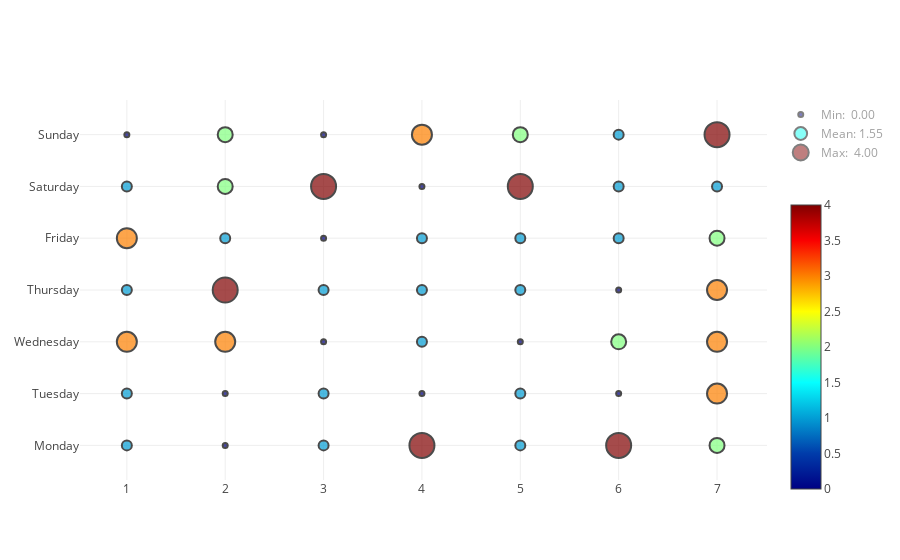

Notebook code cell kept with this figure:
### Code cell
d, l = punch_card(data['x'], data['y'], data['value'],debug=False)
plotly.offline.iplot(d, l)

### Figure 1 — Plotly figure (JSON) as saved in the notebook; plotly's stock layout.template omitted (floating-point values rounded to 4 significant figures)
{"data": [{"hoverinfo": "x+y+text", "marker": {"color": [1, 0, 1, 4, 1, 4, 2, 1, 0, 1, 0, 1, 0, 3, 3, 3, 0, 1, 0, 2, 3, 1, 4, 1, 1, 1, 0, 3, 3, 1, 0, 1, 1, 1, 2, 1, 2, 4, 0, 4, 1, 1, 0, 2, 0, 3, 2, 1, 4], "colorbar": {"len": 0.8, "y": 0.35}, "colorscale": "Jet", "line": {"color": "rgb(0, 0, 0)", "width": 2}, "showscale": true, "size": [10, 5, 10, 25, 10, 25, 15, 10, 5, 10, 5, 10, 5, 20, 20, 20, 5, 10, 5, 15, 20, 10, 25, 10, 10, 10, 5, 20, 20, 10, 5, 10, 10, 10, 15, 10, 15, 25, 5, 25, 10, 10, 5, 15, 5, 20, 15, 10, 25], "symbol": "circle"}, "mode": "markers", "showlegend": false, "text": [1, 0, 1, 4, 1, 4, 2, 1, 0, 1, 0, 1, 0, 3, 3, 3, 0, 1, 0, 2, 3, 1, 4, 1, 1, 1, 0, 3, 3, 1, 0, 1, 1, 1, 2, 1, 2, 4, 0, 4, 1, 1, 0, 2, 0, 3, 2, 1, 4], "type": "scatter", "x": [1, 2, 3, 4, 5, 6, 7, 1, 2, 3, 4, 5, 6, 7, 1, 2, 3, 4, 5, 6, 7, 1, 2, 3, 4, 5, 6, 7, 1, 2, 3, 4, 5, 6, 7, 1, 2, 3, 4, 5, 6, 7, 1, 2, 3, 4, 5, 6, 7], "y": ["Monday", "Monday", "Monday", "Monday", "Monday", "Monday", "Monday", "Tuesday", "Tuesday", "Tuesday", "Tuesday", "Tuesday", "Tuesday", "Tuesday", "Wednesday", "Wednesday", "Wednesday", "Wednesday", "Wednesday", "Wednesday", "Wednesday", "Thursday", "Thursday", "Thursday", "Thursday", "Thursday", "Thursday", "Thursday", "Friday", "Friday", "Friday", "Friday", "Friday", "Friday", "Friday", "Saturday", "Saturday", "Saturday", "Saturday", "Saturday", "Saturday", "Saturday", "Sunday", "Sunday", "Sunday", "Sunday", "Sunday", "Sunday", "Sunday"]}, {"hoverinfo": "name", "legendgroup": "legend_only", "marker": {"color": "rgb(0,0,131)", "line": {"color": "rgb(0, 0, 0)", "width": 2}, "size": 5, "symbol": "circle"}, "mode": "markers", "name": "Min:  0.00", "showlegend": true, "type": "scatter", "visible": "legendonly", "x": [1], "y": ["Monday"]}, {"hoverinfo": "name", "legendgroup": "legend_only", "marker": {"color": "rgb(17.75510204081631, 255.0, 241.98979591836735)", "line": {"color": "rgb(0, 0, 0)", "width": 2}, "size": 12.76, "symbol": "circle"}, "mode": "markers", "name": "Mean: 1.55", "showlegend": true, "type": "scatter", "visible": "legendonly", "x": [1], "y": ["Monday"]}, {"hoverinfo": "name", "legendgroup": "legend_only", "marker": {"color": "rgb(128,0,0)", "line": {"color": "rgb(0, 0, 0)", "width": 2}, "size": 25, "symbol": "circle"}, "mode": "markers", "name": "Max:  4.00", "showlegend": true, "type": "scatter", "visible": "legendonly", "x": [1], "y": ["Monday"]}], "layout": {}}
